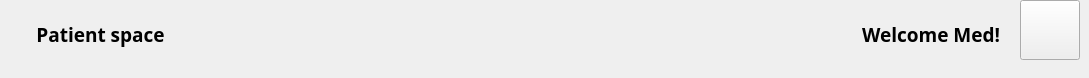
        <widget class="QWidget" name="headerFrame" native="true">
         <property name="sizePolicy">
          <sizepolicy hsizetype="Preferred" vsizetype="Preferred">
           <horstretch>0</horstretch>
           <verstretch>0</verstretch>
          </sizepolicy>
         </property>
         <property name="minimumSize">
          <size>
           <width>0</width>
           <height>60</height>
          </size>
         </property>
         <widget class="QWidget" name="widget_2" native="true">
          <property name="geometry">
           <rect>
            <x>206</x>
            <y>0</y>
            <width>18</width>
            <height>18</height>
           </rect>
          </property>
          <layout class="QHBoxLayout" name="horizontalLayout_4"/>
         </widget>
         <widget class="QWidget" name="spaceWidget" native="true">
          <property name="geometry">
           <rect>
            <x>0</x>
            <y>0</y>
            <width>200</width>
            <height>69</height>
           </rect>
          </property>
          <property name="minimumSize">
           <size>
            <width>200</width>
            <height>0</height>
           </size>
          </property>
          <widget class="QLabel" name="spaceLbl">
           <property name="geometry">
            <rect>
             <x>0</x>
             <y>0</y>
             <width>201</width>
             <height>69</height>
            </rect>
           </property>
           <property name="font">
            <font>
             <family>Noto Sans</family>
             <pointsize>14</pointsize>
             <weight>75</weight>
             <bold>true</bold>
            </font>
           </property>
           <property name="text">
            <string>Patient space</string>
           </property>
           <property name="alignment">
            <set>Qt::AlignCenter</set>
           </property>
          </widget>
         </widget>
         <widget class="QWidget" name="welcomeWidget" native="true">
          <property name="geometry">
           <rect>
            <x>589</x>
            <y>0</y>
            <width>431</width>
            <height>69</height>
           </rect>
          </property>
          <property name="minimumSize">
           <size>
            <width>300</width>
            <height>0</height>
           </size>
          </property>
          <widget class="QLabel" name="welcomeLbl">
           <property name="geometry">
            <rect>
             <x>10</x>
             <y>0</y>
             <width>401</width>
             <height>69</height>
            </rect>
           </property>
           <property name="minimumSize">
            <size>
             <width>0</width>
             <height>0</height>
            </size>
           </property>
           <property name="font">
            <font>
             <family>Noto Sans</family>
             <pointsize>14</pointsize>
             <weight>75</weight>
             <bold>true</bold>
            </font>
           </property>
           <property name="text">
            <string>Welcome Med!</string>
           </property>
           <property name="alignment">
            <set>Qt::AlignRight|Qt::AlignTrailing|Qt::AlignVCenter</set>
           </property>
          </widget>
         </widget>
         <widget class="QLabel" name="id">
          <property name="geometry">
           <rect>
            <x>397</x>
            <y>0</y>
            <width>16</width>
            <height>18</height>
           </rect>
          </property>
          <property name="text">
           <string/>
          </property>
         </widget>
         <widget class="QPushButton" name="accountBtn">
          <property name="geometry">
           <rect>
            <x>1020</x>
            <y>0</y>
            <width>60</width>
            <height>60</height>
           </rect>
          </property>
          <property name="minimumSize">
           <size>
            <width>60</width>
            <height>60</height>
           </size>
          </property>
          <property name="maximumSize">
           <size>
            <width>60</width>
            <height>60</height>
           </size>
          </property>
          <property name="cursor">
           <cursorShape>PointingHandCursor</cursorShape>
          </property>
          <property name="text">
           <string/>
          </property>
          <property name="icon">
           <iconset resource="../resource.qrc">
            <normaloff>:/iconsBlue/icons/blue_2596be/contacts-64.png</normaloff>:/iconsBlue/icons/blue_2596be/contacts-64.png</iconset>
          </property>
          <property name="iconSize">
           <size>
            <width>50</width>
            <height>50</height>
           </size>
          </property>
         </widget>
        </widget>
